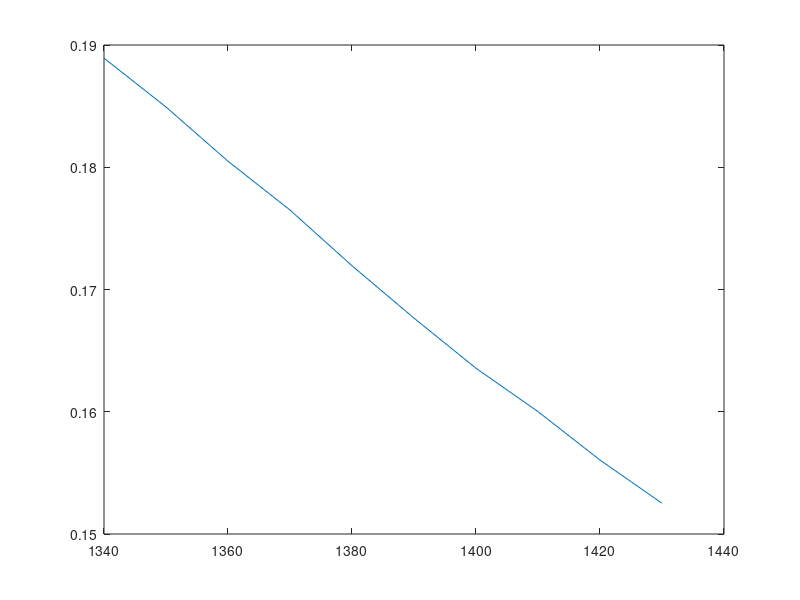

The MATLAB script that drew this image:
format compact
format long
clc


k=[1340
1350
1360
1370
1380
1390
1400
1410
1420
1430];

% 
% call_bid=[82.5
% 75.25
% 68
% 61.25
% 54.5
% 48.25
% 42.25
% 36.75
% 31.75
% 27];
% 
% call_ask=[85.75
% 78.25
% 71
% 64
% 57.25
% 50.75
% 44.75
% 39.25
% 33.75
% 29];

% mid=(call_ask+call_bid)/2;

mid =[
   84.1250
   76.7500
   69.5000
   62.6250
   55.8750
   49.5000
   43.5000
   38.0000
   32.7500
   28.0000];



vol=[0.188926879
0.184928518
0.180492278
0.176502414
0.171943234
0.167659408
0.163559456
0.160012642
0.156049238
0.152515986];

plot(k,vol);


% bond=1;
% tal=1/4;
% stock=1395.75;
% 
% N=@(d) normcdf(d,0,1);
% 
% 
% for(i=1:10)
% 
% strik = k(i);
% call = mid(i);
% 
% 
% d=@(sigma) (log(stock./(bond .* strik))+tal*sigma^2/2)/(tal^(1/2)*sigma);
% f =@(sigma) stock * N(d(sigma)) - bond .* strik .* N(d(sigma)-tal^(1/2)*sigma) - call;
% 
% 
% 
% 
% 
% x0=0.01;
% x1=0.4;
% 
% fx0=f(x0);
% fx1=f(x1);
% 
% 
% fx2=100000;
% 
% 
% while(abs(fx2) > 0.0001)
% 
%     x2=x1-fx1*((x1-x0)/(fx1-fx0));
%     fx2=f(x2);
% 
%     
%     x0=x1;
%     x1=x2;
%     
%     fx0=f(x0);
%     fx1=f(x1);
%     
%     
% 
% 
% end
%     
% x2
% 
% end